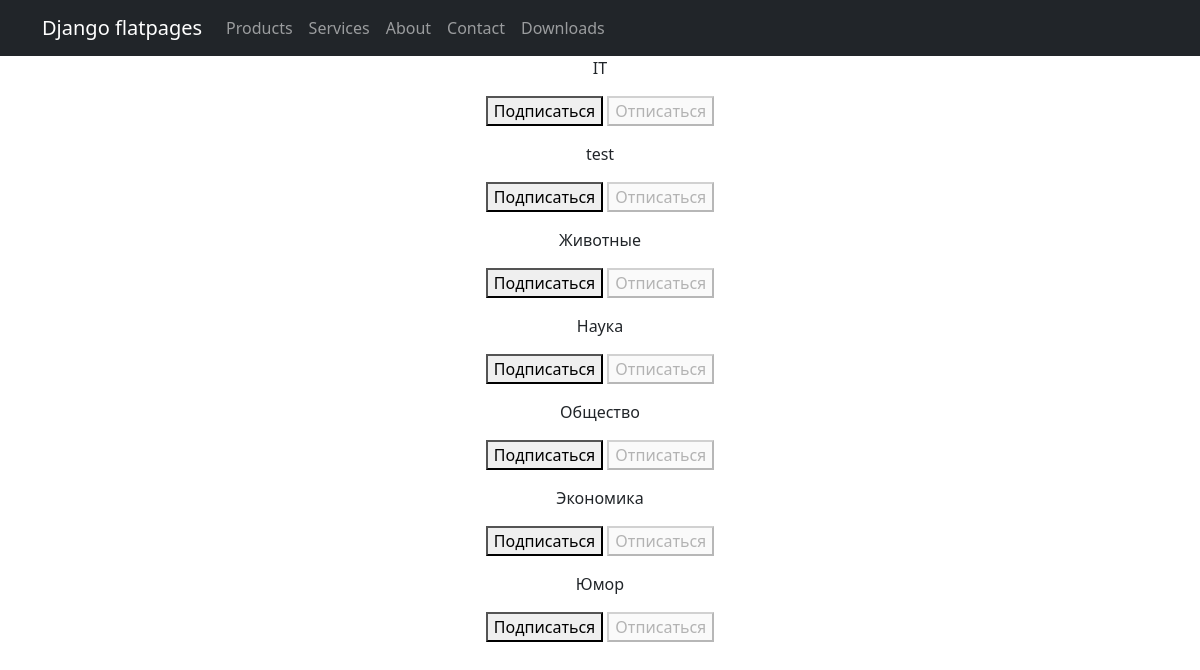
The page /news/subscriptions/ (signed in) on the database its author committed.
### news/models.py (models this page shows, shortened)
class Category(models.Model):
    name = models.CharField(max_length=80, unique=True)

### news/views.py (the view, shortened to what this page needs)
# urls.py: path('subscriptions/', subscriptions, name='subscriptions')
@login_required
@csrf_protect
def subscriptions(request):
    categories_with_subscriptions = Category.objects.annotate(
        user_subscribed=Exists(
            Subscription.objects.filter(
                user=request.user,
                category=OuterRef('pk'),
            )
        )
    ).order_by('name')
    return render(
        request,
        'subscriptions.html',
        {'categories': categories_with_subscriptions},
    )

### templates/subscriptions.html (shortened to what this page needs)
{% extends 'flatpages/default.html' %}
{% block content %}
    {% for category in categories  %}
        <p>
            {{ category.name }}
            <form method="post">
                {% if category.user_subscribed %}
                    <button disabled>Подписаться</button>
                    <button name="action" value="unsubscribe">Отписаться</button>
                {% else %}
                    <button name="action" value="subscribe">Подписаться</button>
                    <button disabled>Отписаться</button>
                {% endif %}
            </form>
        </p>
    {% endfor %}
{% endblock content %}

### rows shown on the page
Category: name "IT", shows "Подписаться"
Category: name "test", shows "Подписаться"
Category: name "Животные", shows "Подписаться"
Category: name "Наука", shows "Подписаться"
Category: name "Общество", shows "Подписаться"
Category: name "Экономика", shows "Подписаться"
Category: name "Юмор", shows "Подписаться"
